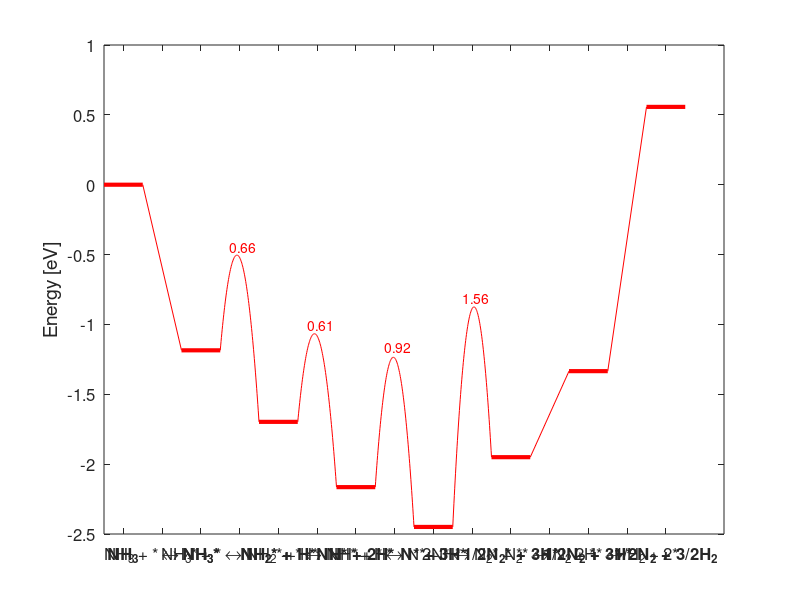

The MATLAB source for this figure:
HORT = [-23.0720  -23.0503  -12.1025  -30.2070  -29.9113  -28.5829    5.3258    4.8726   -2.8737         0];
Ea = [ 0   24.5302         0   15.3072   14.1775   21.3247         0]/23.06;
e = [HORT(9) HORT(4) HORT(5)+HORT(3) HORT(6)+2*HORT(3) HORT(2)+3*HORT(3)...
    0.5*HORT(1)+3*HORT(3) 0.5*HORT(7)+3*HORT(3) 0.5*HORT(7)+1.5*HORT(8)]/23.06;
a = [Ea(7) Ea(4) Ea(5) Ea(6) Ea(2)+e(6)-e(5) Ea(1) Ea(3)];
CC = 'r';
for x=0:2:14
    plot([x x+1],[e(x/2+1)-e(1) e(x/2+1)-e(1)],CC,'LineWidth',3)
    hold on
    z1 = x+1;
    z2 = x+2;
    if x==14
        break
    end
    if a((z1+1)/2)==0
        plot([z1 z2],[e(x/2+1)-e(1) e(x/2+2)-e(1)],CC)
    else
        xx=[z1^2 z1 1;(z1+.5)^2 z1+.5 1;(z1+1)^2 z1+1 1];
        bb=[e(x/2+1) a((z1+1)/2)+e(x/2+1) e(x/2+2)]';
        coef = xx\bb;
        zz=linspace(z1,z2,100);
        plot(zz,coef(1)*zz.^2+coef(2)*zz+coef(3)-e(1),CC)
    end
end
set(gca,'xtick',0.5:1:14.5,'XTickLabelRotation',45,'xticklabel',...
    {'\bf{NH_3}','NH_3 + * \leftrightarrow NH_3*','\bf{NH_3*}',...
    'NH_3* + * \leftrightarrow NH_2* + H*','\bf{NH_2* + H*}',...
    'NH_2* + * \leftrightarrow NH* + H*','\bf{NH* + 2H*}',...
    'NH* + * \leftrightarrow N* + H*','\bf{N* + 3H*}',...
    '2N* \leftrightarrow N_2* + *','\bf{1/2N_2* + 3H*}',...
    'N_2* \leftrightarrow N_2 + *',...
    '\bf{1/2N_2 + 3H*}','2H* \leftrightarrow H_2 + 2*','\bf{1/2N_2 + 3/2H_2}'},...
    'fontsize',12)
%title({'NH_3 Decomposition Potential Energy Diagram',...
%    'Various Catalysts at Steady-State',...
%    '(T = 950[K],  P = 1[atm], \tau = 0.1[s], Loading = 1500[cm^2/cm^3], Site Density = 2.61e-9[mol/cm^2])'})
ylabel('Energy [eV]','fontsize',14)
text(3.25,a(2)+0.2+e(2),num2str(a(2),'%3.2f'),'Color',CC)
text(5.25,a(3)+0.2+e(3),num2str(a(3),'%3.2f'),'Color',CC)
text(7.25,a(4)+0.2+e(4),num2str(a(4),'%3.2f'),'Color',CC)
text(9.25,a(5)+0.2+e(5),num2str(a(5),'%3.2f'),'Color',CC)